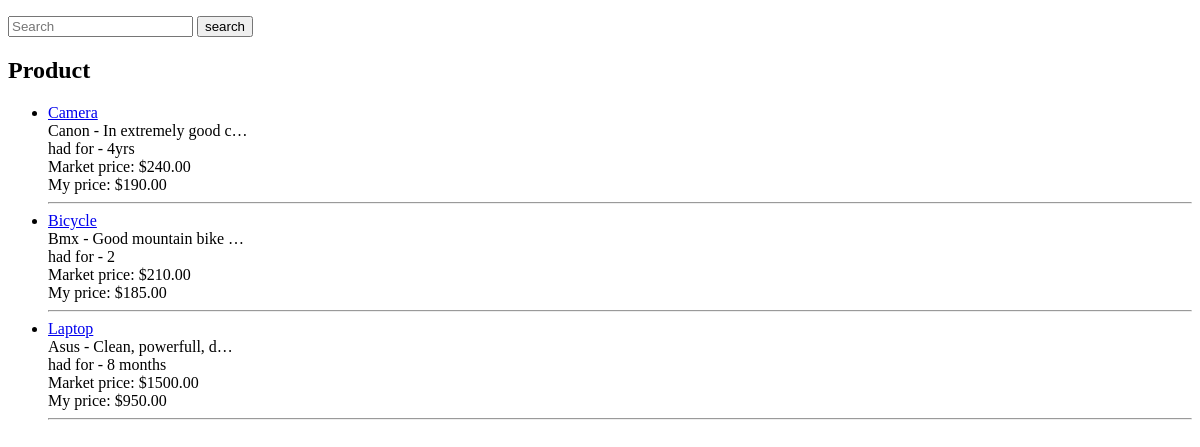
Before: /products/ with the older database file.
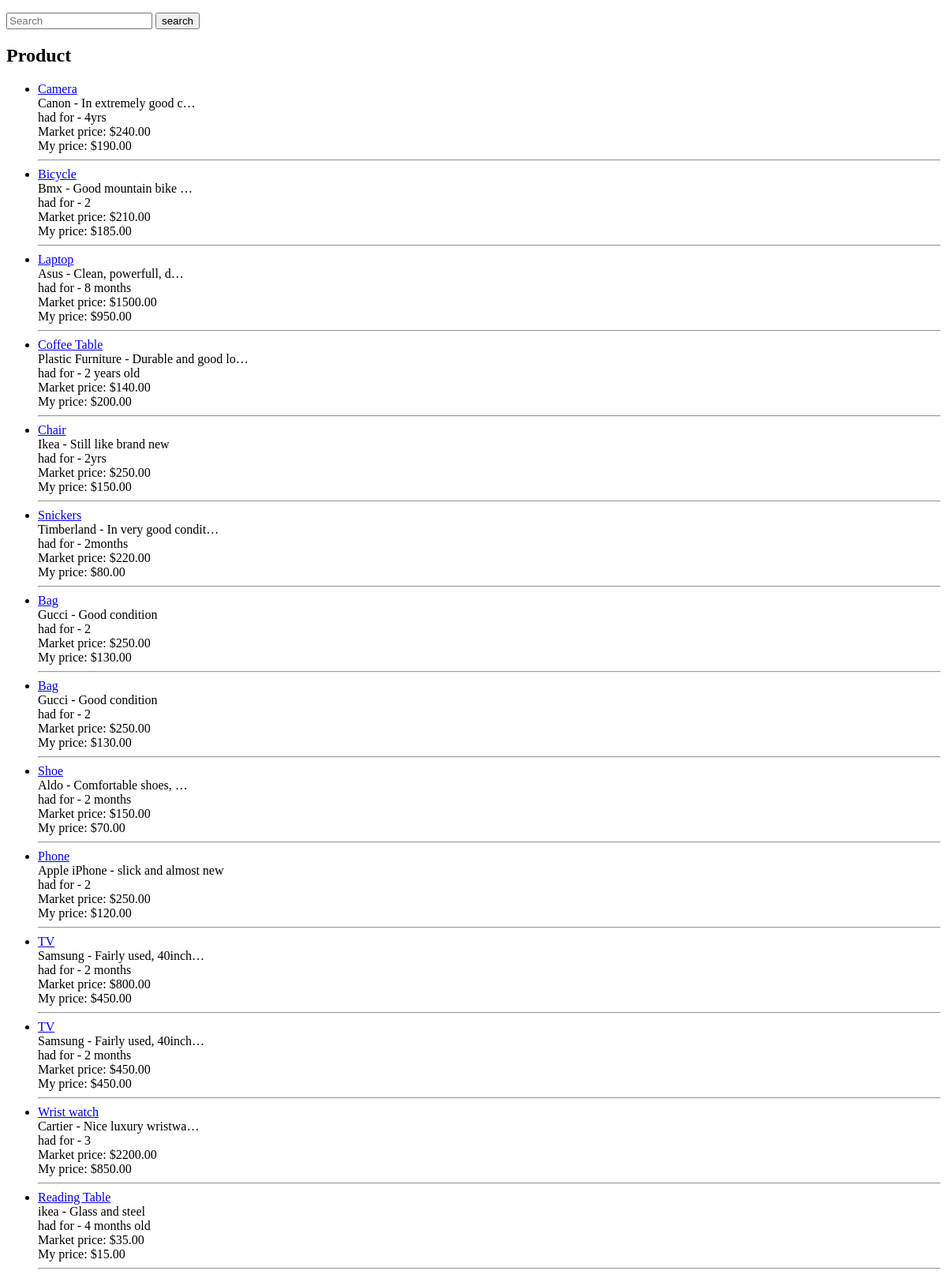
After: the same page with the newer database file.
### products/models.py (models this page shows, shortened)
class Product(models.Model):
	user = models.ForeignKey(settings.AUTH_USER_MODEL)
	managers = models.ManyToManyField(settings.AUTH_USER_MODEL, related_name='product_managers', blank=True)
	title = models.CharField(max_length=120, null=True)
	slug = models.SlugField(blank=True, unique=True)
	make = models.CharField(max_length=120, null=True, blank=True, verbose_name='model')
	media = models.ImageField(
						upload_to=download_media_location,
						null=True,
						blank=True,
						storage=FileSystemStorage(location=settings.PROTECTED_ROOT)
					)
	age = models.CharField(max_length=120, null=True, blank=True, help_text='Ignore if not applicable')
	description = models.TextField()
	price_1 = models.DecimalField(max_digits=100, decimal_places=2, default=10.99, verbose_name='Market price')
	price_2 = models.DecimalField(max_digits=100, decimal_places=2, default=10.99, verbose_name='My price') #100.00
	def get_absolute_url(self):
		view_name = "products:detail_slug"
		return reverse(view_name, kwargs={"slug": self.slug}) #args=(self.slug)

### products/views.py (the view, shortened to what this page needs)
class ProductListView(ListView):
	model = Product
	def get_queryset(self, *args, **kwargs):
		qs = super(ProductListView, self).get_queryset(*args, **kwargs)
		query = self.request.GET.get("q")
		return qs

### products/templates/products/product_list.html
{% extends "base.html" %}
{% block content %}
<div class="col-sm-4">
	<p>
		<form method="GET" action="">
			<input type="text" name="q" placeholder="Search" value='{{ request.GET.q }}'>
			<input type="submit" value="search">
		</form>
	</p>
</div>
<h2>Product</h2>
<ul>
    {% for item in object_list %}
        <li><a href="{{ item.get_absolute_url }}">{{ item.title }}</a><br>
        {{ item.make }} - {{ item.description|truncatechars:20 }} <br>
        <span>had for - {{ item.age }}</span><br>
        <span>Market price: ${{ item.price_1 }}</span><br>
        <span>My price: ${{ item.price_2 }}</span>
        </li>
        <hr>
    {% endfor %}
</ul>
{% endblock %}

Changed rows visible on the page:
added Product: title "Coffee Table", make "Plastic Furniture", description "Durable and good lo…", age "2 years old", price_1 "140.00", price_2 "200.00"
added Product: title "Chair", make "Ikea", description "Still like brand new", age "2yrs", price_1 "250.00", price_2 "150.00"
added Product: title "Snickers", make "Timberland", description "In very good condit…", age "2months", price_1 "220.00", price_2 "80.00"
added Product: title "Bag", make "Gucci", description "Good condition", age "2", price_1 "250.00", price_2 "130.00"
added Product: title "Bag", make "Gucci", description "Good condition", age "2", price_1 "250.00", price_2 "130.00"
added Product: title "Shoe", make "Aldo", description "Comfortable shoes, …", age "2 months", price_1 "150.00", price_2 "70.00"
added Product: title "Phone", make "Apple iPhone", description "slick and almost new", age "2", price_1 "250.00", price_2 "120.00"
added Product: title "TV", make "Samsung", description "Fairly used, 40inch…", age "2 months", price_1 "800.00", price_2 "450.00"
added Product: title "TV", make "Samsung", description "Fairly used, 40inch…", age "2 months", price_1 "450.00", price_2 "450.00"
added Product: title "Wrist watch", make "Cartier", description "Nice luxury wristwa…", age "3", price_1 "2200.00", price_2 "850.00"
added Product: title "Reading Table", make "ikea", description "Glass and steel", age "4 months old", price_1 "35.00", price_2 "15.00"
